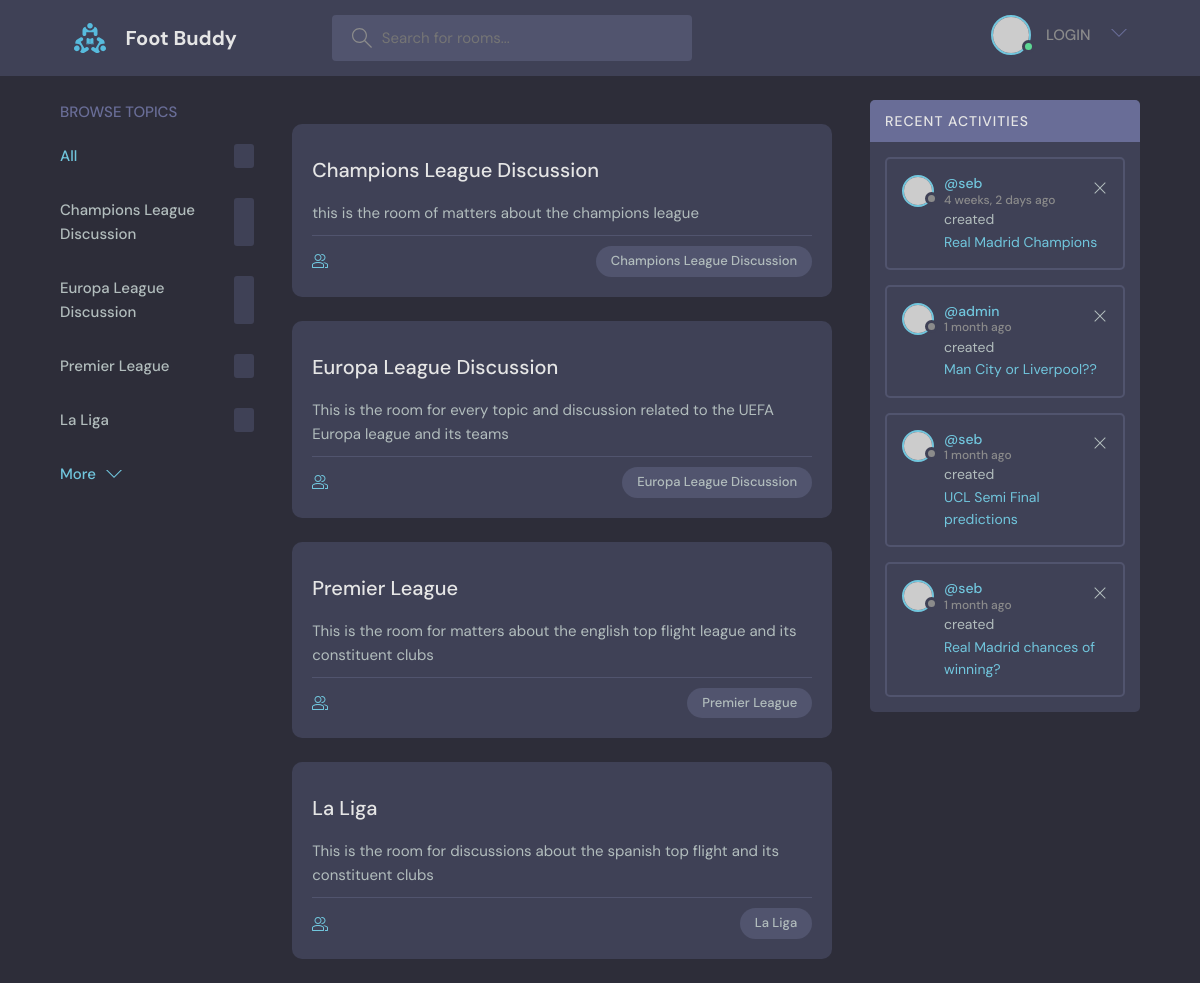
The page / on the database its author committed.
### footbuddyapp/models.py (models this page shows, shortened)
class Room(models.Model):
    name = models.CharField(max_length=200)
    mod = models.ForeignKey(User,null=True, on_delete=models.SET_NULL)
    updated = models.DateTimeField(auto_now=True)
    created = models.DateTimeField(auto_now_add=True)
    description = models.TextField()

class Topic(models.Model):
    creator = models.ForeignKey(User, on_delete=models.CASCADE)
    room =  models.ForeignKey(Room, on_delete=models.CASCADE)
    title = models.TextField()
    body = models.TextField()
    updated = models.DateTimeField(auto_now=True)
    created = models.DateTimeField(auto_now_add=True)
    class Meta:
        ordering = ['-updated', '-created']

### footbuddyapp/views.py (the view)
# urls.py: 2. Add a URL to urlpatterns:  path('', views.home, name='home')
def home(request):
    rooms = Room.objects.all()
    user = User.objects.all()
    message = Message.objects.all()
    topic = Topic.objects.all()
    context = {'rooms':rooms, 'user':user, 'topic':topic, 'message':message}
    return render(request, 'index.html', context)

### templates/index.html (shortened to what this page needs)
{% load static %}
<!DOCTYPE html>
<html lang="en">
  <head>
    <link rel="stylesheet" href="{% static 'style.css' %}" />
  </head>
  <body>
    <header class="header header--loggedIn">
      <div class="container">
        <a href="/" class="header__logo">
          <img src="{% static 'images/logo.svg' %}" />
          <h1>Foot Buddy</h1>
        </a>
        <form class="header__search">
          <label>
            <input placeholder="Search for rooms..." />
          </label>
        </form>
        <nav class="header__menu">
          <div class="header__user">
            {% if request.user.is_authenticated %}
            <a href="profile.html">
              <div class="avatar avatar--medium active">
                <img src="https://randomuser.me/api/portraits/men/37.jpg" />
              </div>
              <p>{{request.user.username}}<span>@{{request.user.username}}</span></p>
            </a>
            {%else%}
            <a href="{% url 'login' %}">
              <div class="avatar avatar--medium active">
                <img src="https://randomuser.me/api/portraits/men/37.jpg" />
              </div>
              <p>LOGIN</p>
            </a>
            {% endif %}
            <button class="dropdown-button">
              <svg version="1.1" xmlns="http://www.w3.org/2000/svg" width="32" height="32" viewBox="0 0 32 32">
                <title>chevron-down</title>
                <path d="M16 21l-13-13h-3l16 16 16-16h-3l-13 13z"></path>
              </svg>
            </button>
          </div>
        </nav>
      </div>
    </header>
    <main class="layout layout--3">
      <div class="container">
        <div class="topics">
          <div class="topics__header">
            <h2>Browse Topics</h2>
          </div>
          <ul class="topics__list">
            <li>
              <a href="/" class="active">All <span></span></a>
            </li>
            {% for room in rooms %}
            <li>
              <a href="{% url 'room' room.id %}">{{room.name}}<span></span></a>
            </li>
            {% endfor %}
          </ul>
          <a class="btn btn--link" href="topics.html">
            More
            <svg version="1.1" xmlns="http://www.w3.org/2000/svg" width="32" height="32" viewBox="0 0 32 32">
              <title>chevron-down</title>
              <path d="M16 21l-13-13h-3l16 16 16-16h-3l-13 13z"></path>
            </svg>
          </a>
        </div>
        <div class="roomList">
          {% for room in rooms %}
          <div class="roomListRoom">
            <div class="roomListRoom__content">
              <a href="{% url 'room' room.id %}">{{room.name}}</a>
              <p>
                {{room.description}}
              </p>
            </div>
            <div class="roomListRoom__meta">
              <a href="{% url 'room' room.id %}" class="roomListRoom__joined">
              </a>
              <p class="roomListRoom__topic">{{room.name}}</p>
            </div>
          </div>
          {% endfor %}
        </div>
        <div class="activities">
          <div class="activities__header">
            <h2>Recent Activities</h2>
          </div>
          {% for topic in topic|slice:"10" %}
          <div class="activities__box">
            <div class="activities__boxHeader roomListRoom__header">
              <a href="{% url 'user-profile' topic.id %}" class="roomListRoom__author">
                <div class="avatar avatar--small">
                  <img src="https://randomuser.me/api/portraits/women/11.jpg" />
                </div>
                <p>
                  @{{topic.creator}}
                  <span>{{topic.created|timesince}} ago</span>
                </p>
              </a>
              <div class="roomListRoom__actions">
                <a href="#">
                  <svg version="1.1" xmlns="http://www.w3.org/2000/svg" width="32" height="32" viewBox="0 0 32 32">
                    <title>remove</title>
                    <path
                      d="M27.314 6.019l-1.333-1.333-9.98 9.981-9.981-9.981-1.333 1.333 9.981 9.981-9.981 9.98 1.333 1.333 9.981-9.98 9.98 9.98 1.333-1.333-9.98-9.98 9.98-9.981z"
                    ></path>
                  </svg>
                </a>
              </div>
            </div>
            <div class="activities__boxContent">
              <p>created <a href="room.html">{{topic.title}}</a></p>
            </div>
          </div>
          {% endfor %}
        </div>
      </div>
    </main>
  </body>
</html>

### rows shown on the page
Room: name "Champions League Discussion", description "this is the room of matters about the champions league"
Room: name "Europa League Discussion", description "This is the room for every topic and discussion related to the UEFA Europa league and its teams"
Room: name "Premier League", description "This is the room for matters about the english top flight league and its constituent clubs"
Room: name "La Liga", description "This is the room for discussions about the spanish top flight and its constituent clubs"
Topic: creator "seb", created "4 weeks, 2 days", title "Real Madrid Champions"
Topic: creator "admin", created "1 month", title "Man City or Liverpool??"
Topic: creator "seb", created "1 month", title "UCL Semi Final predictions"
Topic: creator "seb", created "1 month", title "Real Madrid chances of winning?"
